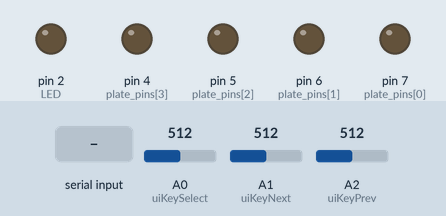
Bench run of a sketch on a simulated Arduino Uno, built with avr-gcc and run on an emulated ATmega328P. On the bench: output pins drawn as LEDs (lit = HIGH). The test bench sets the inputs (shaded band); at power-on: A2 (uiKeyPrev) = 512, A1 (uiKeyNext) = 512, A0 (uiKeySelect) = 512. The local clock reads 2024-03-15 10:24:30 at power-on unless the sketch sets it; pins used as bus, display or sensor lines are not drawn.

Above: at 1.2 s.
1.3 s: A2 (uiKeyPrev) set to 992
2.8 s: A2 (uiKeyPrev) set to 1009
At 2.95 s:
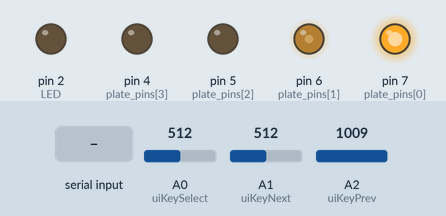
5.8 s: "m90\n" received over Serial
At 6.02 s:
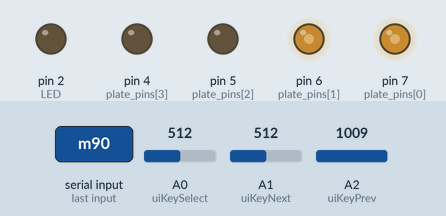
8.8 s: A1 (uiKeyNext) set to 991
11.8 s: A1 (uiKeyNext) set to 1009
At 13.0 s:
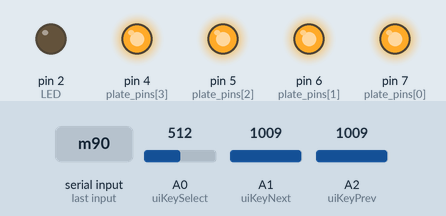
Timing chart, 0 to 14.8 s (numbered marks = the images above; inputs shaded):
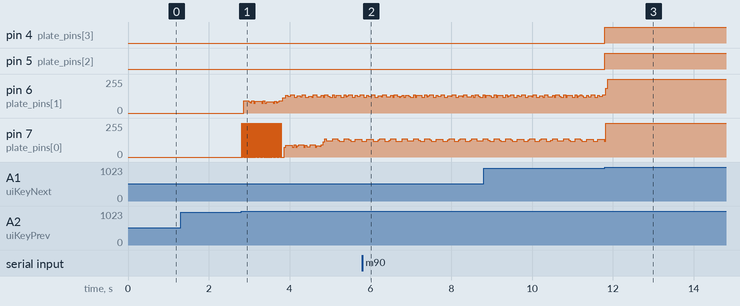

The sketch:

nix4_devel.ino
```cpp
#include <avr/wdt.h>
#include <Wire.h>
#include "RTClib.h"

PCF8563 rtc;

DateTime n;


#define LED 2

volatile unsigned long lastupdate;
volatile unsigned long lastrefresh;
volatile unsigned long lastpress;
bool forcerefresh = false;
uint8_t flashtik = 0, ledtik = 0;
bool flashing = false;

bool sleep = false;

uint8_t confirm = 0;

String inputString = "", serialString = "";
bool stringComplete = false;


int column_pins[6] = {
  8,9,10,11,12,13
};

int plate_pins[4] = {
  7,6,5,4
};

void init_pins(void)
{
  for(int i=0;i<6;i++){
    pinMode(column_pins[i], OUTPUT);
    digitalWrite(column_pins[i], LOW);
  }
  for(int i=0;i<4;i++){
    pinMode(plate_pins[i], OUTPUT);
    digitalWrite(plate_pins[i], LOW);
  }
}

long last_time;
uint8_t column;
unsigned long int ix = 0, sx = 0;
uint8_t nix[6] = {3,1,4,1,5,9};
boolean plates = true;

#define FIRST_SCREEN -1
#define LAST_SCREEN 3
#define SETUP_SCREEN 3

int dayScreen = 0;

#define KEY_NONE 0
#define KEY_PREV 1
#define KEY_NEXT 2
#define KEY_SELECT 3
#define KEY_BACK 4

uint8_t uiKeyPrev = A2;
uint8_t uiKeyNext = A1;
uint8_t uiKeySelect = A0;

uint8_t uiKeyCodeFirst = KEY_NONE;
uint8_t uiKeyCodeSecond = KEY_NONE;
uint8_t uiKeyCode = KEY_NONE;
uint8_t last_key_code = KEY_NONE;

uint8_t inSetup = 0;
uint8_t setupItem = 0;

int sDateTime[6] = {2018, 12, 1, 15, 1, 0};
int sDateTimeMin[6] = {2000, 1, 1, 0, 0, 0};
int sDateTimeMax[6] = {3000, 12, 31, 23, 59, 1};

void updaten(){
   if(millis() - lastupdate >= 995 && inSetup == 0){
      n = rtc.now();
      lastupdate = millis();
   }
}

void uiStep(void) {
  uiKeyCodeSecond = uiKeyCodeFirst;
  if ( analogRead(uiKeyPrev) < 1000 )
    uiKeyCodeFirst = KEY_PREV;
  else if ( analogRead(uiKeyNext) < 1000 )
    uiKeyCodeFirst = KEY_NEXT;
  else if ( analogRead(uiKeySelect) < 1000 )
    uiKeyCodeFirst = KEY_SELECT;
  else
    uiKeyCodeFirst = KEY_NONE;

  if ( uiKeyCodeSecond == uiKeyCodeFirst )
    uiKeyCode = uiKeyCodeFirst;
  else
    uiKeyCode = KEY_NONE;
}


void controller(void){
  if (( uiKeyCode != KEY_NONE && last_key_code == uiKeyCode)) {
    return;
  }
  last_key_code = uiKeyCode;

  if(inSetup == 1){
    if(setupItem < 6){
      flashing = setupItem < 5 ? false : true;
      switch (uiKeyCode){
        case KEY_PREV:
          if(sDateTime[setupItem] > sDateTimeMin[setupItem])sDateTime[setupItem]--;
          forcerefresh = true;
          break;
        case KEY_NEXT:
          if(sDateTime[setupItem] < sDateTimeMax[setupItem])sDateTime[setupItem]++;
          forcerefresh = true;
          break;
        case KEY_SELECT:
          if(setupItem < 5){
            setupItem++;
          } else {
            if(sDateTime[setupItem] == 1){
              DateTime newtime;
              newtime.setyear(sDateTime[0]);
              newtime.setmonth(sDateTime[1]);
              newtime.setday(sDateTime[2]);
              newtime.sethour(sDateTime[3]);
              newtime.setminute(sDateTime[4]);
              newtime.setsecond(0);
              rtc.adjust(newtime);
            }
            inSetup = 0;
            dayScreen = 0;
          }
          forcerefresh = true;
          break;
      }
    } else {
    }
  } else {
    flashing = false;
    switch (uiKeyCode){
      case KEY_PREV:
        if(dayScreen > FIRST_SCREEN)dayScreen--;
        forcerefresh = true;
        break;
      case KEY_NEXT:
        if(dayScreen < LAST_SCREEN)dayScreen++;
        forcerefresh = true;
        break;
      case KEY_SELECT:
        if(dayScreen == SETUP_SCREEN){
          inSetup = 1;
          setupItem = 0;
          sDateTime[0] = n.year();
          sDateTime[1] = n.month();
          sDateTime[2] = n.day();
          sDateTime[3] = n.hour();
          sDateTime[4] = n.minute();
          sDateTime[5] = 0;
        } else {
          sleep = !sleep;
        }
        forcerefresh = true;
        break;
    }
  }
}

void setup()
{
  cli();
    TCCR1A = 0;
    TCCR1B = 0;
    TCNT1  = 0;
    OCR1A = 27;
    TCCR1B |= (1 << WGM12);
    TCCR1B |= (1 << CS12) | (1 << CS10);
    TIMSK1 |= (1 << OCIE1A);
  sei();

  wdt_enable(WDTO_1S);

  init_pins();
  pinMode(LED, OUTPUT);

  Serial.begin(115200);
  inputString.reserve(16);
  serialString.reserve(6);

  last_time = millis();
  column  = 0;

  Wire.setClock(400000);
  Wire.begin();
  rtc.begin();
  updaten();
}

void dayScreen1(){
  clr_nix(0);
  set_nix(n.second(), 0);
  set_nix(n.minute(), 2);
  set_nix(n.hour(), 4);
}

void dayScreen2(){
  clr_nix(255);
  set_nix(n.month(), 0);
  set_nix(n.day(), 2);
}

void dayScreen3(){
  clr_nix(255);
  set_nix(n.year(), 0);
}

void setup0(){
  clr_nix(255);
  set_nix(12345, 0);
}

void setupDateTime(){
  clr_nix(255);
  nix[0] = setupItem + 1;
  set_nix(sDateTime[setupItem], 0);
}

void setupConfirmation(){
  clr_nix(255);
  set_nix(sDateTime[setupItem], 0);
  switch(flashtik){
    case 0:
      nix[0] = 1;
      flashtik = 1;
      break;
    case 1:
      nix[0] = 0;
      flashtik = 0;
      break;
  }
}

void serialScreen(){
    clr_nix(255);
    setString_nix(serialString);
}

void serialController(){
  if(stringComplete){
    char digit = (char)inputString.charAt(0);
    if(digit == 32 || (digit >= 48 && digit <= 57)){
      serialString = inputString.substring(0,5);
    } else {
      switch(digit){
        case 'm':
          dayScreen = inputString.substring(1).toInt();
          break;
        case 'l':
          uint8_t pinstate = inputString.substring(1).toInt();
          digitalWrite(LED, pinstate);
          break;
        case 's':
          uint8_t what = inputString.charAt(1);
          unsigned int newValue = inputString.substring(2).toInt();
          DateTime newtime;
          newtime.setyear(n.year());
          newtime.setmonth(n.month());
          newtime.setday(n.day());
          newtime.sethour(n.hour());
          newtime.setminute(n.minute());
          newtime.setsecond(n.second());
          switch(what){
            case '5':
              newtime.setyear(newValue);
              break;
            case '4':
              newtime.setmonth(newValue);
              break;
            case '3':
              newtime.setday(newValue);
              break;
            case '2':
              newtime.sethour(newValue);
              break;
            case '1':
              newtime.setminute(newValue);
              break;
            case '0':
              newtime.setsecond(newValue);
              break;
            default:
              break;
            }
            rtc.adjust(newtime);
          break;
      }
    }
    inputString = "";
    stringComplete = false;
    forcerefresh = true;
  }
}

void view(){

    if(sleep && (millis() - lastrefresh >= 500 ||forcerefresh)){
      clr_nix(255);
      digitalWrite(LED, ledtik == 1 ? HIGH : LOW);
      ledtik = ledtik == 1 ? 0 : 1;
      lastrefresh = millis();
      forcerefresh = false;
      return;
    }

    if((flashing && (millis() - lastrefresh >= 300)) ||forcerefresh && inSetup == 1){
      if(setupItem < 5){
        setupDateTime();
      } else {
        setupConfirmation();
      }
      lastrefresh = millis();
      forcerefresh = false;
    }


    if((millis() - lastrefresh >= 1000 || forcerefresh) && inSetup != 1){
      switch(dayScreen){
        case -1:
          serialScreen();
          break;
        case 0:
          dayScreen1();
          break;
        case 1:
          dayScreen2();
          break;
        case 2:
          dayScreen3();
          break;
        case 3:
          setup0();
          break;
        default:
          break;
      }
      lastrefresh = millis();
      forcerefresh = false;
    }

    digitalWrite(LED, dayScreen == 3 || inSetup == 1 ? HIGH : LOW);
}

void loop()
{
  wdt_reset();
  uiStep();
  updaten();
  controller();
  serialController();
  view();
}

void setString_nix(String value){
  uint8_t l = value.length();
  for(uint8_t i = 0; i <= 5; i++){
    char digit = (char)value.charAt(i);
    nix[i] = digit == 32 ? 255 : (int)(digit - 48);
  }
}

void set_nix(long int value, uint8_t p){
  uint8_t i = 5 - p;
  if(value == 0){
      nix[i] = 0;
  }
  while (value > 0) {
   long int digit = value % 10;
   nix[i] = digit;
   value /= 10;
   if(i==0)break;
   i--;
  }
}

void clr_nix(uint8_t v){
  nix[0] = nix[1] = nix[2] = nix[3] = nix[4] = nix[5] = v;
}

ISR(TIMER1_COMPA_vect) {
  if(!plates){
    if(column > 5) column = 0;
    PORTB = 255;
    plates = true;
  } else {
    if(nix[column]<10)digitalWrite(column_pins[column], LOW);
    digitalWrite(plate_pins[3], (nix[column] & 0x8));
    digitalWrite(plate_pins[2], (nix[column] & 0x4));
    digitalWrite(plate_pins[1], (nix[column] & 0x2));
    digitalWrite(plate_pins[0], (nix[column] & 0x1));
    plates = false;
    column++;
  }
}

void serialEvent() {
  while (Serial.available()) {
    char inChar = (char)Serial.read();
    inputString += inChar;
    if (inChar == '\n') {
      stringComplete = true;
    }
  }
}
```

Measured:
- the behaviour switches between 999 and 1000 on A2 (uiKeyPrev) (found by bisection; images 0 and 1)
- the behaviour switches between 999 and 1000 on A1 (uiKeyNext) (found by bisection; images 2 and 3)
- after the input at 1.3 s, every drawn part: stays the same
- after the input at 5.8 s, pin 5 (plate_pins[2]): stops changing and stays LOW
- after the input at 11.8 s, pin 4 (plate_pins[3]): LOW → HIGH at once; pin 5 (plate_pins[2]): stays HIGH (without the input it goes to LOW after 0.00 s)
